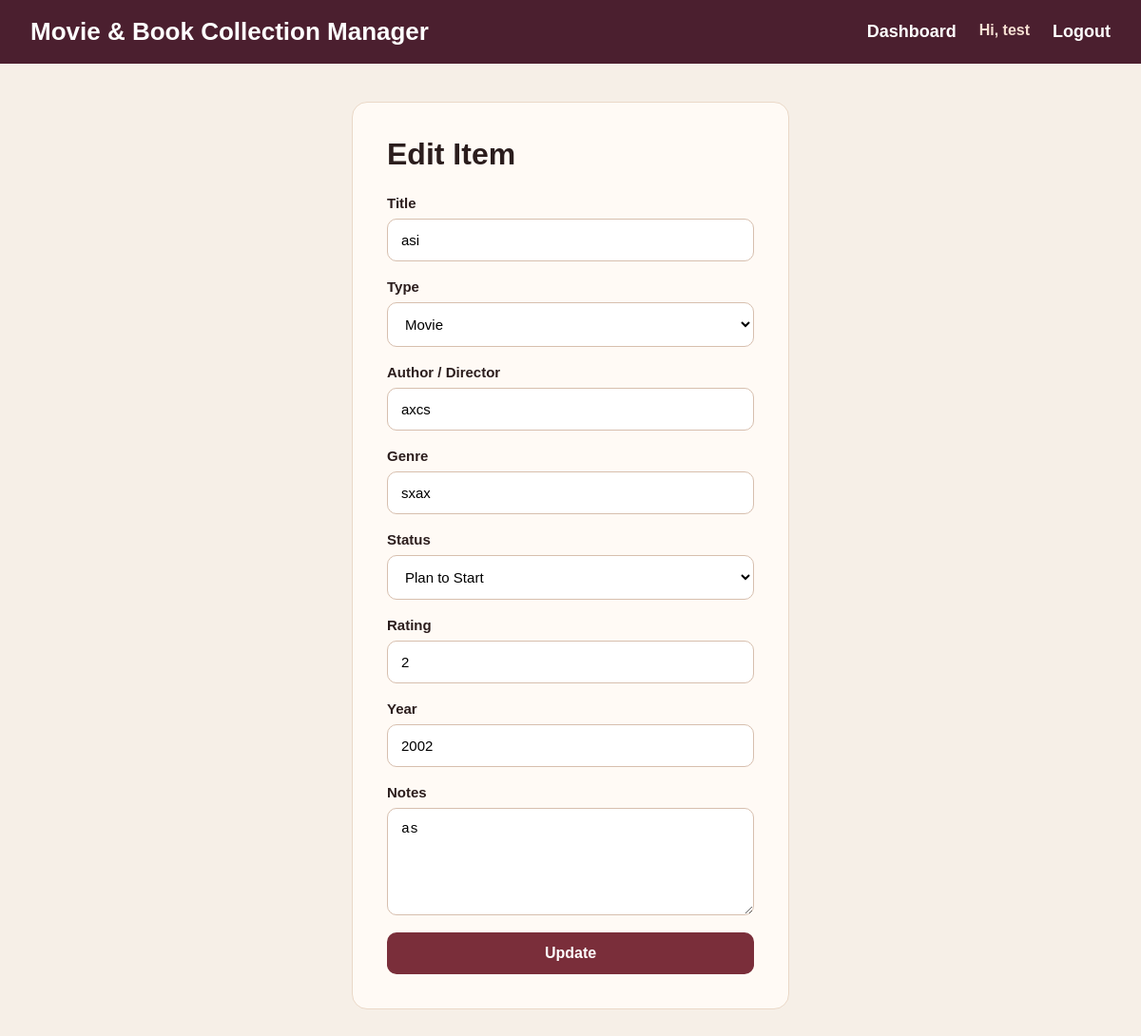
The app's page /edit/2 (signed in) with its own data.
### tables this page shows
CREATE TABLE collection_items (
    id INTEGER PRIMARY KEY AUTOINCREMENT,
    user_id INTEGER NOT NULL,
    title TEXT NOT NULL,
    item_type TEXT NOT NULL,
    creator TEXT,
    genre TEXT,
    status TEXT NOT NULL,
    rating INTEGER,
    notes TEXT,
    release_year INTEGER,
    created_at TEXT DEFAULT CURRENT_TIMESTAMP,
    FOREIGN KEY (user_id) REFERENCES users(id)
);

### app.py (the view)
    def wrapper(*args, **kwargs):
        if session.get("user_id") is None:
            return redirect(url_for("signin"))
        return route_function(*args, **kwargs)

### app.py (called while the page is built, shortened)
def login_required(route_function):
    def wrapper(*args, **kwargs):
        if session.get("user_id") is None:
            return redirect(url_for("signin"))
        return route_function(*args, **kwargs)
    wrapper.__name__ = route_function.__name__
    return wrapper

@app.route("/edit/<int:item_id>", methods=["GET", "POST"])
@login_required
def edit_item(item_id):
    connection = get_db_connection()
    item = connection.execute(
        "SELECT * FROM collection_items WHERE id = ? AND user_id = ?",
        (item_id, session["user_id"])
    ).fetchone()
    if item is None:
        connection.close()
        return "item not found"
    connection.close()
    return render_template(
        "edit_item.html",
        item=item,
        type_options=TYPE_OPTIONS,
        status_options=STATUS_OPTIONS
    )

### database.py (called while the page is built)
def get_db_connection():
    connection = sqlite3.connect(DATABASE_NAME)
    connection.row_factory = sqlite3.Row
    return connection

### templates/edit_item.html (shortened to what this page needs)
{% extends "base.html" %}
{% block content %}
<section class="auth-card">
    <h2>Edit Item</h2>
    <form method="POST" class="auth-form">
        <div class="form-group">
            <label>Title</label>
            <input type="text" name="title" value="{{ item['title'] }}" required>
        </div>
        <div class="form-group">
            <label>Type</label>
            <select name="item_type" required>
                {% for item_type in type_options %}
                    <option value="{{ item_type }}" {% if item['item_type'] == item_type %}selected{% endif %}>
                        {{ item_type }}
                    </option>
                {% endfor %}
            </select>
        </div>
        <div class="form-group">
            <label>Author / Director</label>
            <input type="text" name="creator" value="{{ item['creator'] or '' }}">
        </div>
        <div class="form-group">
            <label>Genre</label>
            <input type="text" name="genre" value="{{ item['genre'] or '' }}">
        </div>
        <div class="form-group">
            <label>Status</label>
            <select name="status" required>
                {% for status in status_options %}
                    <option value="{{ status }}" {% if item['status'] == status %}selected{% endif %}>
                        {{ status }}
                    </option>
                {% endfor %}
            </select>
        </div>
        <div class="form-group">
            <label>Rating</label>
            <input type="number" name="rating" min="1" max="5" value="{{ item['rating'] or '' }}">
        </div>
        <div class="form-group">
            <label>Year</label>
            <input type="number" name="release_year" value="{{ item['release_year'] or '' }}">
        </div>
        <div class="form-group">
            <label>Notes</label>
            <textarea name="notes" rows="5">{{ item['notes'] or '' }}</textarea>
        </div>
        <button type="submit" class="primary-button">Update</button>
    </form>
</section>
{% endblock %}

### static/style.css (style rules this page uses)
* { box-sizing: border-box; }
body { font-family: Arial, sans-serif; background-color: #f6efe7; margin: 0; color: #2b1d1d; }
.auth-card { max-width: 460px; margin: 0 auto; background-color: #fffaf5; padding: 36px; border-radius: 16px; border: 1px solid #ead8c7; }
.auth-card h2 { margin-top: 0; margin-bottom: 8px; font-size: 32px; }
.auth-form { margin-top: 24px; display: flex; flex-direction: column; gap: 18px; }
.form-group { display: flex; flex-direction: column; gap: 8px; }
.form-group label { font-weight: bold; font-size: 15px; }
.form-group input, .form-group select, .form-group textarea { width: 100%; padding: 13px 14px; border: 1px solid #d7bfae; border-radius: 10px; font-size: 15px; background-color: white; }
.primary-button { width: 100%; padding: 13px; border: none; border-radius: 10px; background-color: #7a2e3a; color: white; font-size: 16px; font-weight: bold; cursor: pointer; }

### records on screen
collection_items: title "asi", item_type "Movie", creator "axcs", genre "sxax", status "Plan to Start", rating "2", release_year "2002", notes "as"

### other values on screen
{{ session.get("username") }} "test"
